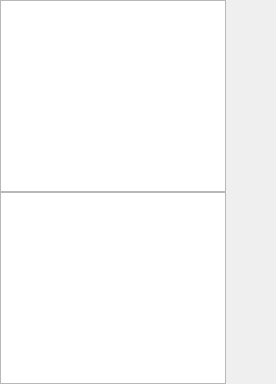
      <widget class="QPlotWidget" name="tabPlot">
       <attribute name="icon">
        <iconset resource="_imgs/_imgs.qrc">
         <normaloff>:/live-fill.png</normaloff>:/live-fill.png</iconset>
       </attribute>
       <attribute name="title">
        <string>Real-time Plot</string>
       </attribute>
       <attribute name="toolTip">
        <string>Show the experiment result real time</string>
       </attribute>
       <attribute name="whatsThis">
        <string>Show the experiment result real time</string>
       </attribute>
       <layout class="QHBoxLayout" name="horizontalLayout_2" stretch="9,2">
        <property name="spacing">
         <number>0</number>
        </property>
        <property name="leftMargin">
         <number>0</number>
        </property>
        <property name="topMargin">
         <number>0</number>
        </property>
        <property name="rightMargin">
         <number>0</number>
        </property>
        <property name="bottomMargin">
         <number>0</number>
        </property>
        <item>
         <layout class="QVBoxLayout" name="verticalLayout_8">
          <property name="spacing">
           <number>0</number>
          </property>
          <item>
           <widget class="QChartViewY0" name="chart_view_y0"/>
          </item>
          <item>
           <widget class="QChartViewY1" name="chart_view_y1"/>
          </item>
         </layout>
        </item>
        <item>
         <layout class="QVBoxLayout" name="verticalLayout_10" stretch="1,1,1">
          <item>
           <spacer name="verticalSpacer_2">
            <property name="orientation">
             <enum>Qt::Vertical</enum>
            </property>
            <property name="sizeHint" stdset="0">
             <size>
              <width>20</width>
              <height>40</height>
             </size>
            </property>
           </spacer>
          </item>
          <item>
           <widget class="Progress" name="first_pregress" native="true">
            <layout class="QHBoxLayout" name="horizontalLayout_3"/>
           </widget>
          </item>
          <item>
           <spacer name="verticalSpacer_3">
            <property name="orientation">
             <enum>Qt::Vertical</enum>
            </property>
            <property name="sizeHint" stdset="0">
             <size>
              <width>20</width>
              <height>40</height>
             </size>
            </property>
           </spacer>
          </item>
         </layout>
        </item>
       </layout>
      </widget>
